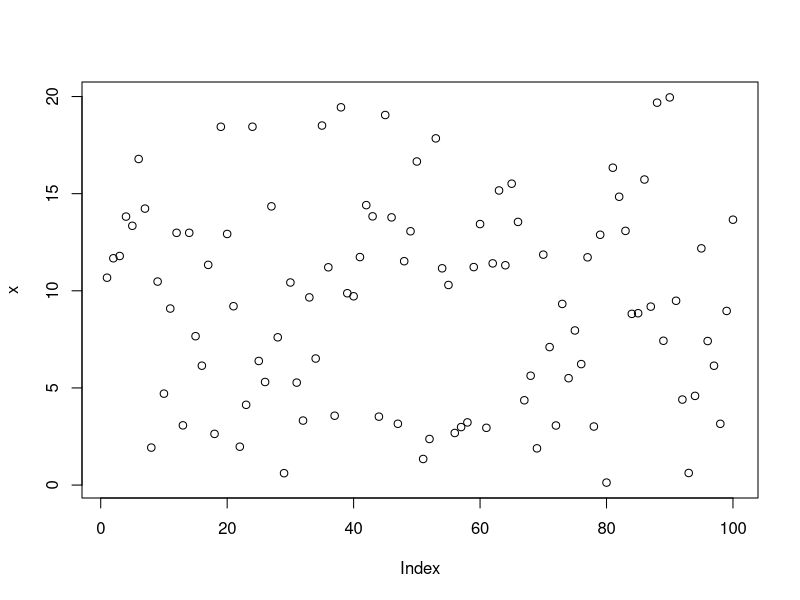
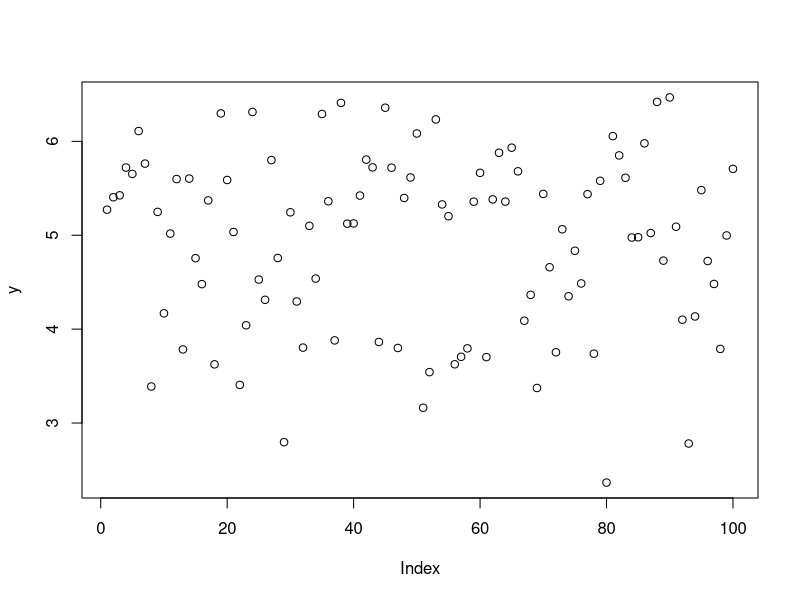
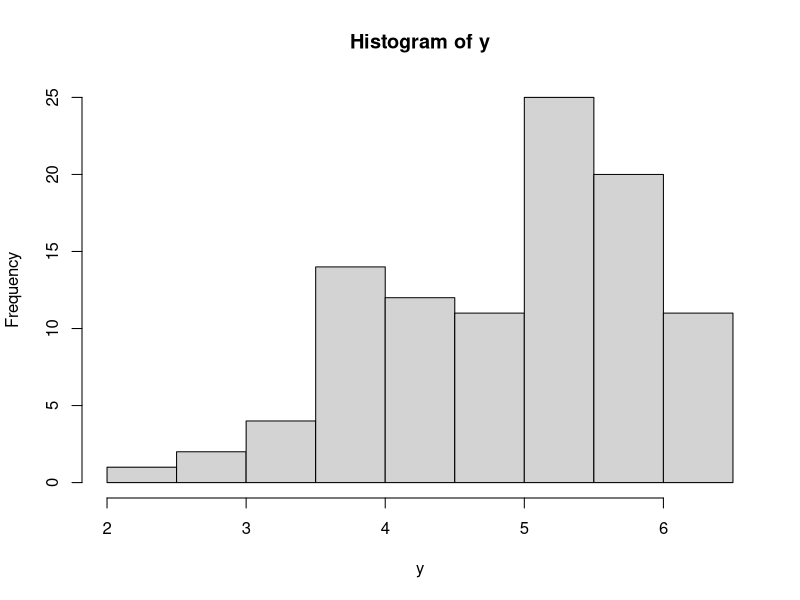
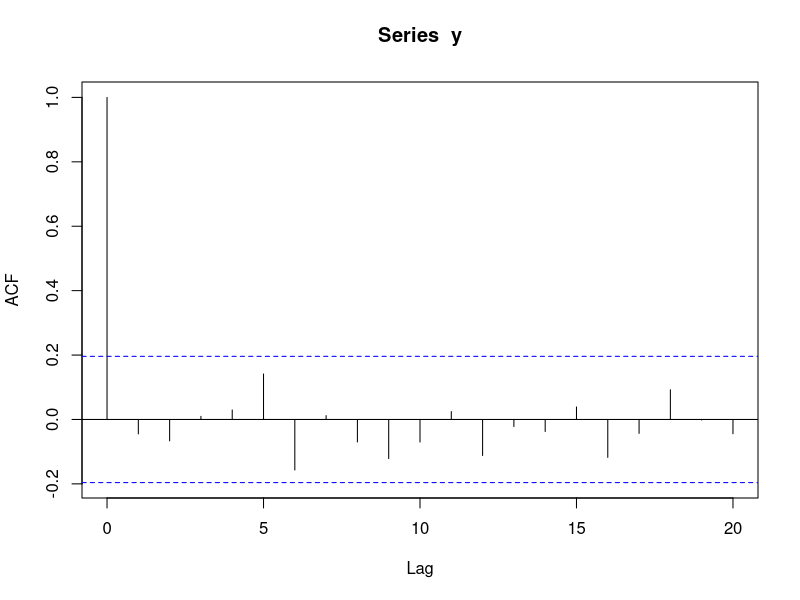
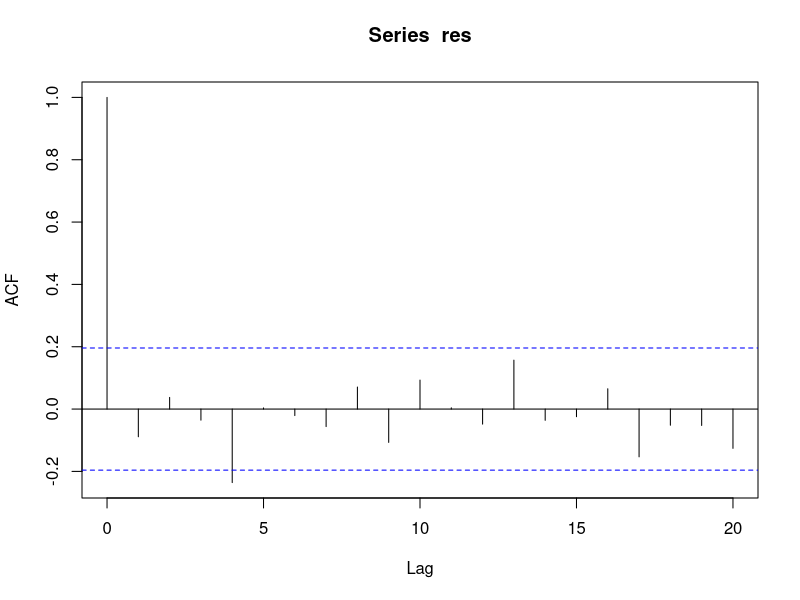
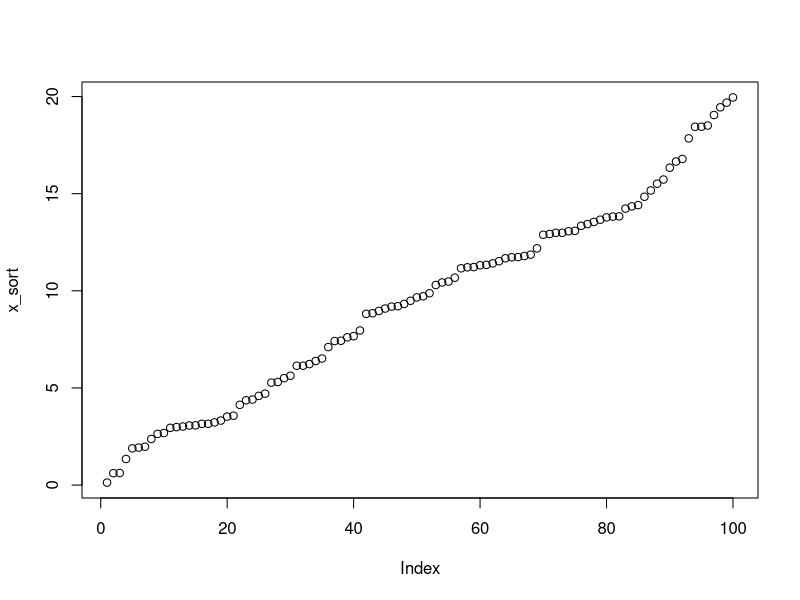
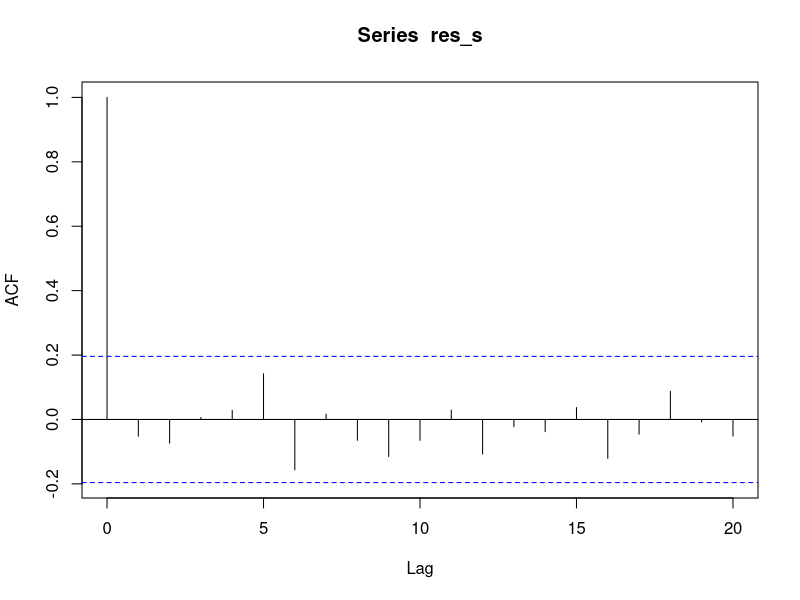
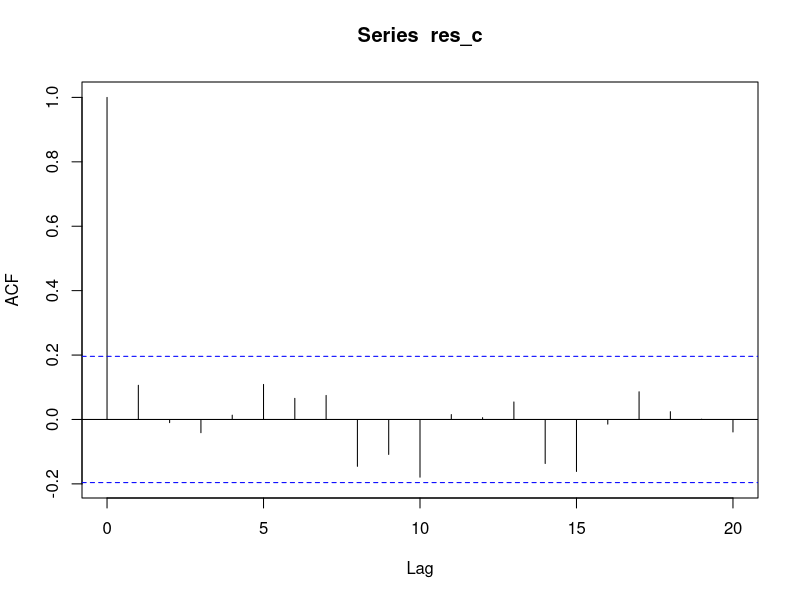

These figures' R source, in order:
### Source:Christiaan Heij, Paul de Boer, Philip Hans Franses, Teun Kloek, ###
### Herman K. van Dijk (2004).Econometric Methods with Applications in     ###
### Business and Economics. Oxford University Press                        ###
### https://global.oup.com/booksites/content/0199268010/                   ###
set.seed(200)
x<- runif(100, 0,20)
e<- rnorm(100,0, 0.01)
y<- 2+sqrt(x)+e

plot(x)
plot(y)
hist(y)
acf(y)
eq<- lm(y~x)
res<- resid(eq)
acf(res)
x_sort<- sort(x)
plot(x_sort)
eq_sort<- lm(y~ x_sort)
res_s<- resid(eq_sort)
acf(res_s)

### Problem (c)
y_c<- 2+ x+ e
eq_c<- lm(y_c ~ x)
summary(eq_c)
res_c <- resid(eq_c)
acf(res_c)
plot(res_c)

eq_c_sort<- lm(y_c ~ x_sort)
res_c_sort<- resid(eq_c_sort)
acf(res_c_sort)
plot(res_c_sort)
